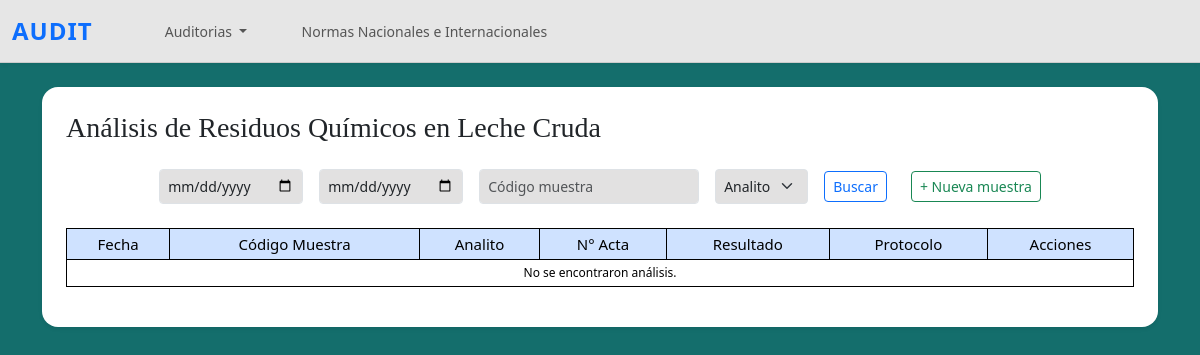
Page /analisis/listado/ on the earlier database version.
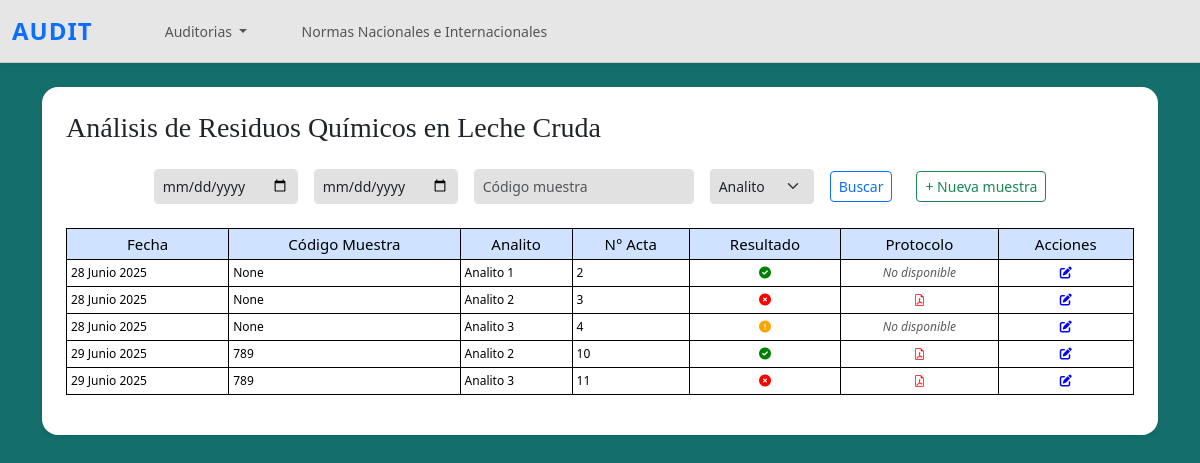
Same page on the later database version.
### questions/models.py (models this page shows, shortened)
class InvestigacionAnalitica(models.Model):
    ESTADO_RESULTADO_CHOICES = [
        ('aceptable', 'Aceptable'),
        ('no_aceptable', 'No aceptable'),
        ('falta', 'Falta resultado'),
    ]
    muestra = models.ForeignKey(MuestraLeche, on_delete=models.CASCADE, related_name='investigaciones')
    analito = models.ForeignKey(Analito, on_delete=models.CASCADE)
    numero_acta = models.CharField(max_length=50)
    protocolo = models.FileField(upload_to='protocolos/', blank=True, null=True)
    estado_resultado = models.CharField(
        max_length=20,
        choices=ESTADO_RESULTADO_CHOICES,
        default='falta'
    )
    fecha_resultado = models.DateField(null=True, blank=True)

class MuestraLeche(models.Model):
    codigo_muestra = models.CharField(max_length=20, verbose_name='Código de muestreo', blank=True, null=True)
    fecha = models.DateField()
    unidad_productiva = models.ForeignKey(UnidadProductiva, on_delete=models.CASCADE)
    volumen_litros = models.DecimalField(max_digits=6, decimal_places=2)

class Analito(models.Model):
    nombre = models.CharField(max_length=100)

### questions/views.py (the view)
# urls.py: path('analisis/listado/', listado_analisis, name='listado_analisis'),
def listado_analisis(request):
    analitos = Analito.objects.all()
    query = InvestigacionAnalitica.objects.select_related('muestra', 'analito')
    fecha_inicio = request.GET.get('fecha_inicio')
    fecha_fin = request.GET.get('fecha_fin')
    codigo_muestra = request.GET.get('codigo_muestra')
    analito_id = request.GET.get('analito')
    filtros = {}
    if fecha_inicio:
        query = query.filter(muestra__fecha__gte=fecha_inicio)
        filtros['fecha_inicio'] = fecha_inicio
    if fecha_fin:
        query = query.filter(muestra__fecha__lte=fecha_fin)
        filtros['fecha_fin'] = fecha_fin
    if codigo_muestra:
        query = query.filter(muestra__codigo_muestra__icontains=codigo_muestra)
        filtros['codigo_muestra'] = codigo_muestra
    if analito_id:
        query = query.filter(analito__id=analito_id)
        filtros['analito'] = analito_id
    return render(request, 'residuos_leche/listado_analisis.html', {
        'analisis': query,
        'analitos': analitos,
        'filtros': filtros
    })

### questions/templates/residuos_leche/listado_analisis.html (shortened to what this page needs)
{% extends 'questions/base.html' %}
{% block content %}
<div style="background-color: #146e6c; min-height: 100vh">
  <div class="container py-4">
    <div class="bg-white p-4 rounded-4 shadow-sm">
      <h3 class="card-title mb-4" style="font-family: 'Times New Roman', Times, serif;">
        Análisis de Residuos Químicos en Leche Cruda
      </h3>
<form method="get" class="row row-cols-auto gy-2 gx-3 align-items-center mb-4 justify-content-center">
  <div class="col">
    <input type="date" name="fecha_inicio" value="{{ filtros.fecha_inicio }}" class="form-control form-control-sm" placeholder="Desde">
  </div>
  <div class="col">
    <input type="date" name="fecha_fin" value="{{ filtros.fecha_fin }}" class="form-control form-control-sm" placeholder="Hasta">
  </div>
  <div class="col">
    <input type="text" name="codigo_muestra" value="{{ filtros.codigo_muestra }}" class="form-control form-control-sm" placeholder="Código muestra">
  </div>
  <div class="col">
    <select name="analito" class="form-select form-select-sm">
      <option value="">Analito</option>
    </select>
  </div>
  <div class="col">
    <button type="submit" class="btn btn-sm btn-outline-primary">Buscar</button>
  </div>
  <div class="col">
    <a href="{% url 'registro_muestra' %}" class="btn btn-sm btn-outline-success ms-2">
      + Nueva muestra
    </a>
  </div>
</form>
      <div class="table-responsive">
        <table class="table table-bordered table-hover align-middle table-sm small">
          <thead class="table-primary text-center">
            <tr>
              <th>Fecha</th>
              <th>Código Muestra</th>
              <th>Analito</th>
              <th>N° Acta</th>
              <th>Resultado</th>
              <th>Protocolo</th>
              <th>Acciones</th>
            </tr>
          </thead>
          <tbody>
            {% for a in analisis %}
            <tr>
              <td>{{ a.muestra.fecha }}</td>
              <td>{{ a.muestra.codigo_muestra }}</td>
              <td>{{ a.analito.nombre }}</td>
              <td>{{ a.numero_acta }}</td>
              <td class="text-center">
                {% if a.estado_resultado == 'aceptable' %}
                  <i class="fas fa-check-circle" style="color: green;" title="Aceptable"></i>
                {% elif a.estado_resultado == 'no_aceptable' %}
                  <i class="fas fa-times-circle" style="color: red;" title="No Aceptable"></i>
                {% else %}
                  <i class="fas fa-exclamation-circle" style="color: orange;" title="Falta resultado"></i>
                {% endif %}
              </td>
              <td class="text-center">
                {% if a.protocolo %}
                  <a href="{{ a.protocolo.url }}" target="_blank" class="text-decoration-none">
                    <i class="bi bi-file-earmark-pdf" style="color: red;"></i>
                  </a>
                {% else %}
                  <em class="text-muted">No disponible</em>
                {% endif %}
              </td>
              <td class="text-center">
                <a href="{% url 'editar_analito' a.pk %}" class="text-decoration-none" title="Editar">
                  <i class="fas fa-edit" style="color: blue;"></i>
                </a>
              </td>
            </tr>
            {% empty %}
            <tr>
              <td colspan="7" class="text-center">No se encontraron análisis.</td>
            </tr>
            {% endfor %}
          </tbody>
        </table>
      </div>
    </div>
  </div>
</div>
{% endblock %}

Differences in the rows shown:
added InvestigacionAnalitica: muestra.fecha "28 Junio 2025", muestra.codigo_muestra "None", analito.nombre "Analito 1", numero_acta "2", estado_resultado "aceptable" (drawn), protocolo "No disponible"
added InvestigacionAnalitica: muestra.fecha "28 Junio 2025", muestra.codigo_muestra "None", analito.nombre "Analito 2", numero_acta "3", estado_resultado "no_aceptable" (drawn)
added InvestigacionAnalitica: muestra.fecha "28 Junio 2025", muestra.codigo_muestra "None", analito.nombre "Analito 3", numero_acta "4", estado_resultado "falta" (drawn), protocolo "No disponible"
added InvestigacionAnalitica: muestra.fecha "29 Junio 2025", muestra.codigo_muestra "789", analito.nombre "Analito 2", numero_acta "10", estado_resultado "aceptable" (drawn)
added InvestigacionAnalitica: muestra.fecha "29 Junio 2025", muestra.codigo_muestra "789", analito.nombre "Analito 3", numero_acta "11", estado_resultado "no_aceptable" (drawn)
Other differences:
text no longer shown: "No se encontraron análisis."
